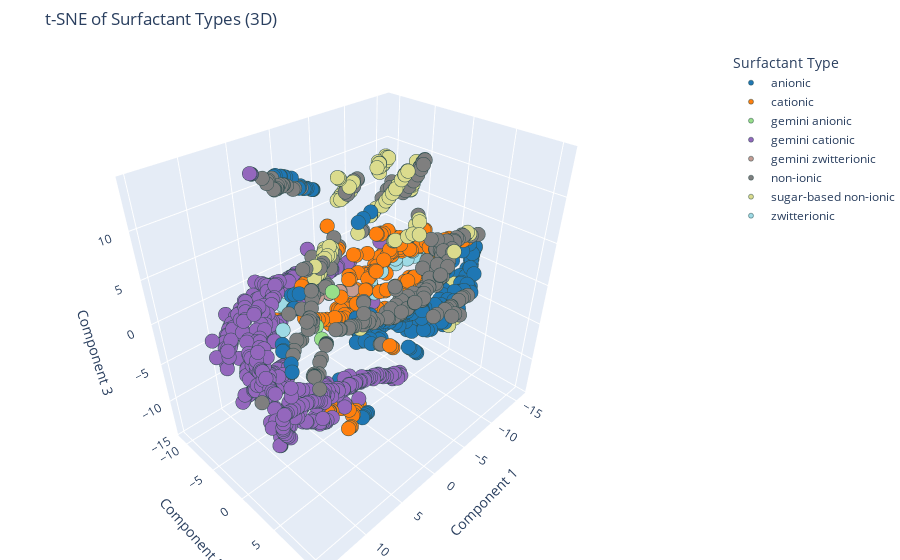

Write notebook code for a chart like this one.
### Code cell
import plotly.graph_objs as go
import plotly.io as pio

# Choose 3D dimension reduction
reducer = TSNE(n_components=3, random_state=42)  # or PCA(n_components=3)
X_reduced = reducer.fit_transform(X)

# Create Plotly traces
traces = []
for surfactant in surfactant_types:
    idx = (y == surfactant)
    trace = go.Scatter3d(
        x=X_reduced[idx, 0],
        y=X_reduced[idx, 1],
        z=X_reduced[idx, 2],
        mode='markers',
        marker=dict(
            size=5,
            color=f'rgb({color_dict[surfactant][0]*255},{color_dict[surfactant][1]*255},{color_dict[surfactant][2]*255})',
            line=dict(width=0.5, color='DarkSlateGrey')
        ),
        name=surfactant
    )
    traces.append(trace)

# Layout
layout = go.Layout(
    title='t-SNE of Surfactant Types (3D)',
    scene=dict(
        xaxis_title='Component 1',
        yaxis_title='Component 2',
        zaxis_title='Component 3'
    ),
    legend=dict(title='Surfactant Type'),
    margin=dict(l=0, r=0, b=0, t=50)
)

fig = go.Figure(data=traces, layout=layout)
pio.show(fig)

### Figure 1 — Plotly figure (JSON) as saved in the notebook; plotly's stock layout.template omitted (floating-point values rounded to 4 significant figures; data arrays with more than 128 entries replaced by an {"elided": "..."} marker saying what was removed)
{"data": [{"marker": {"color": "rgb(31.0,119.0,180.0)", "line": {"color": "DarkSlateGrey", "width": 0.5}, "size": 5}, "mode": "markers", "name": "anionic", "type": "scatter3d", "x": {"elided": "239 float values"}, "y": {"elided": "239 float values"}, "z": {"elided": "239 float values"}}, {"marker": {"color": "rgb(255.0,127.0,14.0)", "line": {"color": "DarkSlateGrey", "width": 0.5}, "size": 5}, "mode": "markers", "name": "cationic", "type": "scatter3d", "x": {"elided": "237 float values"}, "y": {"elided": "237 float values"}, "z": {"elided": "237 float values"}}, {"marker": {"color": "rgb(152.0,223.0,138.0)", "line": {"color": "DarkSlateGrey", "width": 0.5}, "size": 5}, "mode": "markers", "name": "gemini anionic", "type": "scatter3d", "x": [9.875, 8.737, 5.185], "y": [6.156, 4.24, 2.379], "z": [4.996, 4.641, 5.445]}, {"marker": {"color": "rgb(148.0,103.0,189.0)", "line": {"color": "DarkSlateGrey", "width": 0.5}, "size": 5}, "mode": "markers", "name": "gemini cationic", "type": "scatter3d", "x": {"elided": "497 float values"}, "y": {"elided": "497 float values"}, "z": {"elided": "497 float values"}}, {"marker": {"color": "rgb(196.0,156.0,148.0)", "line": {"color": "DarkSlateGrey", "width": 0.5}, "size": 5}, "mode": "markers", "name": "gemini zwitterionic", "type": "scatter3d", "x": [3.352, 3.376, 3.376, 1.039, 2.316, 3.351, 1.089, 2.36, 3.377, -0.1315, 2.315, -0.09036, 1.087, -1.146, -0.133, -1.101, -2.423], "y": [-5.501, -5.524, -5.525, -4.586, -5.043, -5.5, -4.613, -5.07, -5.525, -3.95, -5.043, -3.959, -4.611, -3.455, -3.949, -3.448, -2.971], "z": [-1.123, -1.147, -1.148, -0.4956, -0.9137, -1.124, -0.5388, -0.9663, -1.148, -0.2664, -0.9136, -0.2989, -0.5388, -0.295, -0.2663, -0.3099, -0.4513]}, {"marker": {"color": "rgb(127.0,127.0,127.0)", "line": {"color": "DarkSlateGrey", "width": 0.5}, "size": 5}, "mode": "markers", "name": "non-ionic", "type": "scatter3d", "x": {"elided": "281 float values"}, "y": {"elided": "281 float values"}, "z": {"elided": "281 float values"}}, {"marker": {"color": "rgb(219.0,219.0,141.0)", "line": {"color": "DarkSlateGrey", "width": 0.5}, "size": 5}, "mode": "markers", "name": "sugar-based non-ionic", "type": "scatter3d", "x": [3.551, 6.333, -5.344, -12.18, -5.779, -6.739, -5.907, -0.8824, -5.388, -5.602, -4.442, -5.917, -14.85, 0.9853, -2.68, 4.225, 4.756, 1.607, -4.367, -5.843, -7.921, -4.307, -0.1817, -5.636, 1.748, 1.551, 0.1525, -8.339, -8.096, 0.2476, -8.953, 0.7046, 1.142, -4.704, 1.425, 1.495, 5.797, 1.284, 5.422, -2.755, 0.94, 5.086, -3.052, 0.5088, 4.356, 3.52, -5.976, 3.808, -5.955, -5.959, -3.432, 0.07981, 3.974, -0.2793, -3.644, 3.265, -9.968, 0.899, -6.443, -6.426, -6.47, -8.64, -8.61, -7.259, 3.826, -3.834, -4.713, -6.651, -6.777, -4.079, -5.047, -6.782, -14.44, -7.014, -6.935, -6.907, -6.959, -8.791, -8.714, -6.777, -8.48, -8.174, -7.909, 3.601, -4.389, -5.373, -4.716, -5.721, -9.027, -8.972, -8.819, -8.595, -8.419, -5.032, -6.06, -6.116, -6.35, -6.413, -6.688, -4.123], "y": [0.3343, 1.557, -2.483, 2.888, -2.607, 1.457, -2.689, -0.5748, 1.674, 2.14, 0.9321, -2.865, 2.389, 0.2641, -0.7472, 0.8098, 1.048, -0.3522, 0.8821, -2.62, 5.721, 0.8448, -0.4705, 1.669, -0.3762, -0.3253, -0.131, 2.398, 1.791, -0.3706, 5.66, -0.3234, -0.3283, 1.905, -0.365, -0.7353, 0.7813, -0.7777, 0.7683, -0.7447, -0.878, 0.7118, -0.7088, -0.971, 0.2893, 0.5575, 2.623, 0.6307, -2.864, -2.705, -0.6972, -1.017, 0.01126, -0.9479, -0.1576, 0.367, 3.513, 8.061, -2.763, -2.962, -2.751, -0.9175, -0.9194, -0.8626, -0.08736, -0.134, -0.02827, 2.0, -2.59, -0.0712, 0.07922, 1.844, 2.361, -2.555, -2.687, -2.823, -2.676, -0.815, -0.8245, 1.84, -0.5856, -0.5756, -0.6604, -0.2461, 0.03099, 0.188, 0.1515, 0.3075, -0.6528, -0.6504, -0.2833, -0.219, -0.2468, 0.2574, 0.4245, 0.3268, 0.5096, 0.4128, 6.322, -3.5], "z": [8.446, 8.178, 12.27, -1.503, 12.53, 7.128, 12.5, 7.718, 6.491, 6.851, 6.144, 12.59, 3.392, 13.21, 8.812, 8.022, 8.067, 14.03, 6.117, 12.15, -3.427, 6.094, 12.59, 6.44, 14.11, 13.92, 13.26, -5.682, -5.224, 12.38, -3.038, 12.21, 12.09, -0.5248, 11.97, 11.8, 6.419, 11.9, 6.583, 8.804, 12.03, 6.562, 9.041, 12.19, 7.409, 8.053, 6.825, 7.774, 11.67, 11.54, 9.342, 12.36, 7.75, 12.6, 9.692, 8.195, 4.331, 4.998, 12.18, 12.3, 12.16, 9.502, 9.432, 10.89, 7.865, 9.851, 10.54, 7.714, 12.53, 10.07, 10.9, 7.868, 3.739, 12.77, 12.79, 12.9, 12.79, 10.09, 9.937, 7.89, 11.51, 11.57, 11.74, 8.036, 10.38, 11.33, 10.72, 11.8, 10.79, 10.71, 12.12, 12.35, 12.65, 11.11, 12.21, 12.2, 12.52, 12.51, 6.19, -6.796]}, {"marker": {"color": "rgb(158.0,218.0,229.0)", "line": {"color": "DarkSlateGrey", "width": 0.5}, "size": 5}, "mode": "markers", "name": "zwitterionic", "type": "scatter3d", "x": [-10.83, -10.11, -10.07, -8.9, -9.938, -4.607, -6.593, -4.082, 6.971, 9.536, 4.002, -8.599, -6.597, -4.607, -5.136, -11.27, -10.34, -8.6, -6.603, -4.609, -11.58], "y": [-1.778, -2.185, -4.213, -2.748, -4.175, -2.472, -2.743, -1.337, -6.491, 0.6808, -6.567, -2.555, -2.746, -2.478, -1.151, -0.9008, -1.676, -2.554, -2.747, -2.48, -0.9458], "z": [0.5522, 0.3322, -8.134, -0.0001213, -8.074, -0.2711, 0.02611, -0.8676, -2.713, 2.717, -1.032, 0.8141, 0.03171, -0.2672, -1.055, 1.987, 1.454, 0.8213, 0.03485, -0.2669, 1.711]}], "layout": {"legend": {"title": {"text": "Surfactant Type"}}, "margin": {"b": 0, "l": 0, "r": 0, "t": 50}, "scene": {"xaxis": {"title": {"text": "Component 1"}}, "yaxis": {"title": {"text": "Component 2"}}, "zaxis": {"title": {"text": "Component 3"}}}, "title": {"text": "t-SNE of Surfactant Types (3D)"}}}
